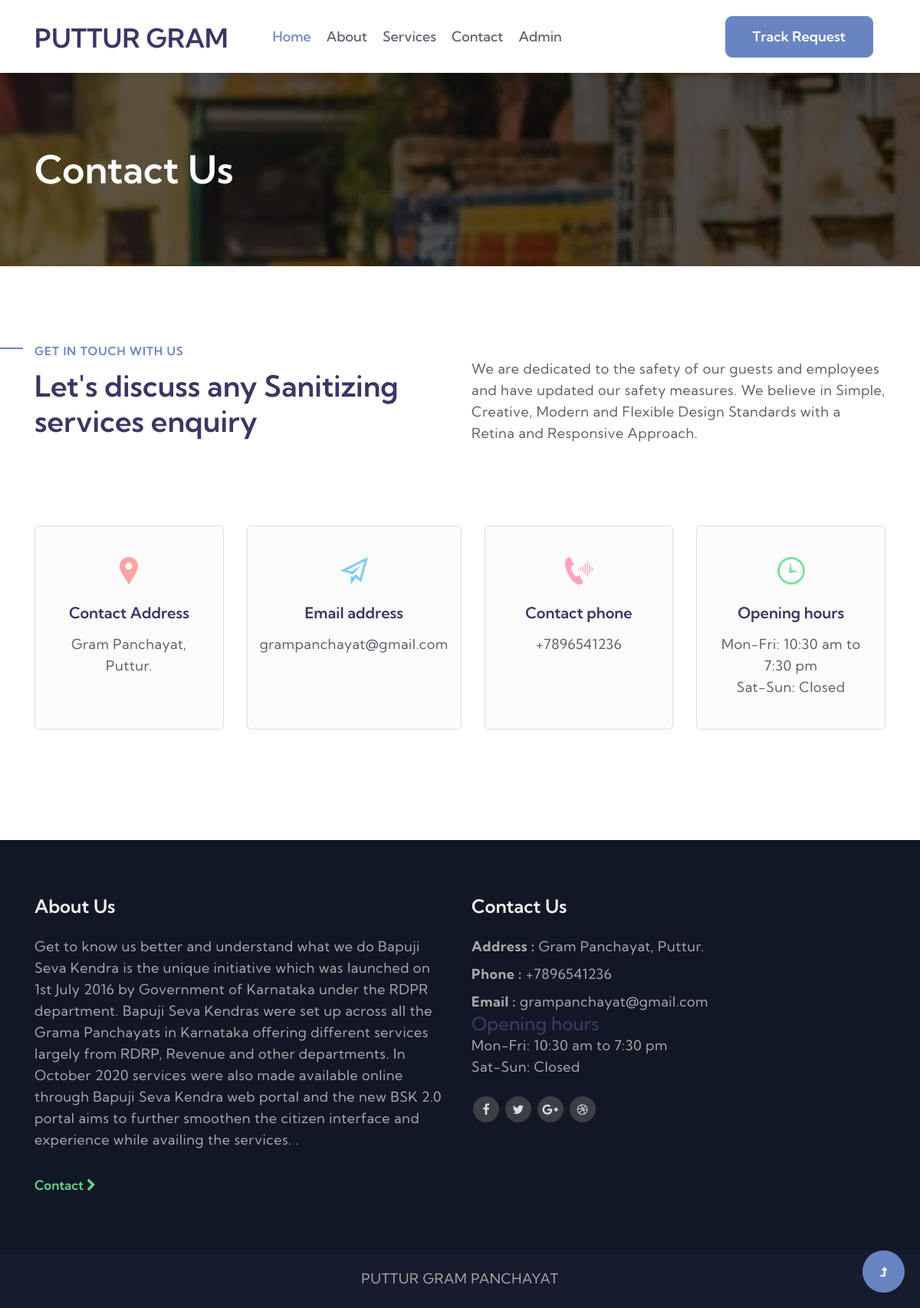
The page /contact.php on the database its author committed.
### tables this page shows
CREATE TABLE `tblpage` (
  `ID` int(10) NOT NULL,
  `PageType` varchar(200) DEFAULT NULL,
  `PageTitle` mediumtext DEFAULT NULL,
  `PageDescription` mediumtext DEFAULT NULL,
  `Email` varchar(200) DEFAULT NULL,
  `MobileNumber` bigint(10) DEFAULT NULL,
  `UpdationDate` date DEFAULT NULL,
  `Timing` varchar(200) NOT NULL
);

### contact.php (the view, shortened to what this page needs)
<?php
include('includes/config.php');
?>
<!doctype html>
<html lang="en">
  <head>
    <link rel="stylesheet" href="assets/css/style-starter.css">
  </head>
  <body>
<?php include_once('includes/topbar.php');?>
<section class="w3l-about-breadcrumb">
    <div class="breadcrumb-bg breadcrumb-bg-about py-5">
        <div class="container py-lg-5 py-md-3">
            <h2 class="title">Contact Us</h2>
        </div>
    </div>
</section>
<section class="wthree-row py-5 about-main" id="contact">
    <div class="container py-lg-5 py-md-4 py-2">
        <div class="row">
            <div class="col-lg-6 mb-lg-0 mb-lg-5">
                <h3 class="title-small mb-2">Get in touch with us</h3>
                <h3 class="title-big">Let's discuss any Sanitizing services enquiry </h3>
            </div>
            <div class="col-lg-6">
                <p class="pt-4">We are dedicated to the safety of our guests and employees and have updated our safety
                    measures. We believe in Simple, Creative, Modern and Flexible Design Standards with a Retina and
                    Responsive Approach.</p>
            </div>
        </div>
        <div class="d-grid contact my-md-5 my-4 pt-lg-3">
            <div class="contact-info-left d-grid text-center">
              <?php
$ret=mysqli_query($con,"select * from tblpage where PageType='contactus' ");
while ($row=mysqli_fetch_array($ret)) {
?>
                <div class="contact-info">
                    <img src="assets/images/office.png" alt="" class="img-fluid">
                    <h4>Contact Address</h4>
                    <p><?php  echo $row['PageDescription'];?>.</p>
                </div>
                <div class="contact-info">
                    <img src="assets/images/envelope.png" alt="" class="img-fluid">
                    <h4>Email address</h4>
                    <p><?php  echo $row['Email'];?></p>
                </div>
                <div class="contact-info">
                    <img src="assets/images/support.png" alt="" class="img-fluid">
                    <h4>Contact phone</h4>
                    <p>+<?php  echo $row['MobileNumber'];?></p>
                </div>
                <div class="contact-info">
                    <img src="assets/images/time.png" alt="" class="img-fluid">
                    <h4>Opening hours</h4>
                    <p>Mon-Fri: <?php  echo $row['Timing'];?></p>
                    <p>Sat-Sun: Closed</p>
                </div>
            </div><?php } ?>
        </div>
    </div>
</section>
<?php include_once('includes/footer.php');?>
</body>
</html>

### includes/footer.php (shortened to what this page needs)
<?php error_reporting(0);
include('includes/config.php');
?>
<footer class="py-5">
  <div class="container py-lg-4 py-2">
    <div class="row footer-top">
      <div class="col-lg-6 footer-grid_section_1its footer-text">
        <div class="footer-title">
          <h3>About Us</h3>
        </div>
        <?php
$ret=mysqli_query($con,"select * from tblpage where PageType='aboutus' ");
while ($row=mysqli_fetch_array($ret)) {
?>
        <p class="mt-lg-4 mt-3 mb-4 pb-lg-2"><?php  echo $row['PageDescription'];?>.</p><?php } ?>
          <a href="contact.php" class=" link-style p-0">Contact
            <span class="fa fa-chevron-right"></span>
        </a>
      </div>
      <div class="col-lg-6 col-md-6 footer-grid_section_1its mt-lg-0 mt-5">
        <div class="footer-title">
          <h3>Contact Us</h3>
        </div>
        <div class="footer-text mt-4">
            <?php
$ret=mysqli_query($con,"select * from tblpage where PageType='contactus' ");
while ($row=mysqli_fetch_array($ret)) {
?>
          <p><strong>Address :</strong> <?php  echo $row['PageDescription'];?>.</p>
          <p class="my-2"><strong>Phone :</strong> <a href="tel:+<?php  echo $row['MobileNumber'];?>">+<?php  echo $row['MobileNumber'];?></a></p>
          <p><strong>Email :</strong> <a href="<?php  echo $row['Email'];?>"><?php  echo $row['Email'];?></a></p>
          <h4>Opening hours</h4>
                    <p>Mon-Fri: <?php  echo $row['Timing'];?></p>
                    <p>Sat-Sun: Closed</p><?php } ?>
          <ul class="top-right-info mt-4">
            <li class="facebook-w3">
              <a href="#facebbok">
                <span class="fa fa-facebook-f"></span>
              </a>
            </li>
            <li class="twitter-w3">
              <a href="#twitter">
                <span class="fa fa-twitter"></span>
              </a>
            </li>
            <li class="google-w3">
              <a href="#google">
                <span class="fa fa-google-plus"></span>
              </a>
            </li>
            <li class="dribble-w3">
              <a href="#dribble">
                <span class="fa fa-dribbble"></span>
              </a>
            </li>
          </ul>
        </div>
      </div>
    </div>
  </div>
</footer>
<div class="cpy-right text-center py-4">
  <p>PUTTUR GRAM PANCHAYAT</p>
</div>
<button onclick="topFunction()" id="movetop" title="Go to top">
  <span class="fa fa-level-up" aria-hidden="true"></span>
</button>

### rows shown on the page
tblpage: PageDescription "Gram Panchayat, Puttur", Email "grampanchayat@gmail.com", MobileNumber "7896541236", Timing "10:30 am to 7:30 pm"
tblpage: PageDescription "Get to know us better and understand what we do Bapuji Seva Kendra is the unique initiative which was launched on 1st July 2016 by Government of Karnataka under the RDPR department. Bapuji Seva Kendras were set up across all the Grama Panchayats in Karnataka offering different services largely from RDRP, Revenue and other departments. In October 2020 services were also made available online through Bapuji Seva Kendra web portal and the new BSK 2.0 portal aims to further smoothen the citizen interface and experience while availing the services."
